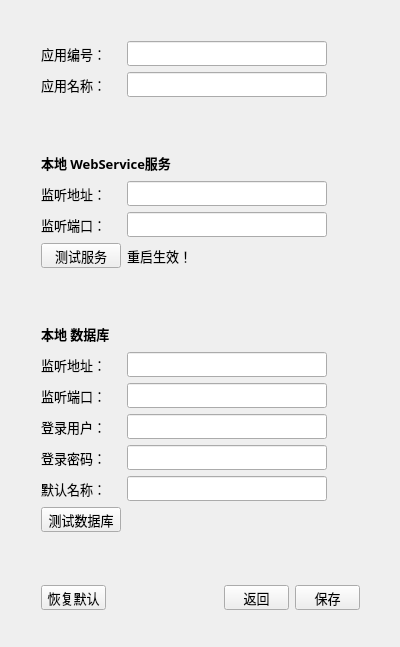
<?xml version="1.0" encoding="UTF-8"?>
<ui version="4.0">
 <class>DTSPageSysConfig</class>
 <widget class="QWidget" name="DTSPageSysConfig">
  <property name="windowModality">
   <enum>Qt::ApplicationModal</enum>
  </property>
  <property name="geometry">
   <rect>
    <x>0</x>
    <y>0</y>
    <width>400</width>
    <height>647</height>
   </rect>
  </property>
  <property name="minimumSize">
   <size>
    <width>400</width>
    <height>647</height>
   </size>
  </property>
  <property name="maximumSize">
   <size>
    <width>400</width>
    <height>647</height>
   </size>
  </property>
  <property name="font">
   <font>
    <family>微软雅黑</family>
    <pointsize>10</pointsize>
   </font>
  </property>
  <property name="windowTitle">
   <string>系统参数配置</string>
  </property>
  <widget class="QWidget" name="layoutWidget">
   <property name="geometry">
    <rect>
     <x>30</x>
     <y>30</y>
     <width>341</width>
     <height>591</height>
    </rect>
   </property>
   <layout class="QVBoxLayout" name="verticalLayout">
    <item>
     <layout class="QGridLayout" name="gridLayout">
      <item row="14" column="0">
       <widget class="QPushButton" name="m_pbTestDB">
        <property name="minimumSize">
         <size>
          <width>80</width>
          <height>25</height>
         </size>
        </property>
        <property name="maximumSize">
         <size>
          <width>80</width>
          <height>25</height>
         </size>
        </property>
        <property name="text">
         <string>测试数据库</string>
        </property>
       </widget>
      </item>
      <item row="9" column="2" rowspan="5">
       <widget class="QLabel" name="m_lblCheckDB">
        <property name="minimumSize">
         <size>
          <width>32</width>
          <height>32</height>
         </size>
        </property>
        <property name="maximumSize">
         <size>
          <width>32</width>
          <height>32</height>
         </size>
        </property>
        <property name="text">
         <string/>
        </property>
        <property name="scaledContents">
         <bool>true</bool>
        </property>
       </widget>
      </item>
      <item row="12" column="1">
       <widget class="QLineEdit" name="m_leDBPass">
        <property name="minimumSize">
         <size>
          <width>200</width>
          <height>25</height>
         </size>
        </property>
        <property name="maximumSize">
         <size>
          <width>200</width>
          <height>25</height>
         </size>
        </property>
       </widget>
      </item>
      <item row="12" column="0">
       <widget class="QLabel" name="m_lblDBPass">
        <property name="minimumSize">
         <size>
          <width>65</width>
          <height>25</height>
         </size>
        </property>
        <property name="maximumSize">
         <size>
          <width>65</width>
          <height>25</height>
         </size>
        </property>
        <property name="text">
         <string>登录密码：</string>
        </property>
       </widget>
      </item>
      <item row="10" column="1">
       <widget class="QLineEdit" name="m_leDBPort">
        <property name="minimumSize">
         <size>
          <width>200</width>
          <height>25</height>
         </size>
        </property>
        <property name="maximumSize">
         <size>
          <width>200</width>
          <height>25</height>
         </size>
        </property>
       </widget>
      </item>
      <item row="11" column="1">
       <widget class="QLineEdit" name="m_leDBUser">
        <property name="minimumSize">
         <size>
          <width>200</width>
          <height>25</height>
         </size>
        </property>
        <property name="maximumSize">
         <size>
          <width>200</width>
          <height>25</height>
         </size>
        </property>
       </widget>
      </item>
      <item row="4" column="2" rowspan="2">
       <widget class="QLabel" name="m_lblCheckWS">
        <property name="minimumSize">
         <size>
          <width>32</width>
          <height>32</height>
         </size>
        </property>
        <property name="maximumSize">
         <size>
          <width>32</width>
          <height>32</height>
         </size>
        </property>
        <property name="text">
         <string/>
        </property>
        <property name="scaledContents">
         <bool>true</bool>
        </property>
       </widget>
      </item>
      <item row="13" column="0">
       <widget class="QLabel" name="m_lblDBName">
        <property name="minimumSize">
         <size>
          <width>65</width>
          <height>25</height>
         </size>
        </property>
        <property name="maximumSize">
         <size>
          <width>65</width>
          <height>25</height>
         </size>
        </property>
        <property name="text">
         <string>默认名称：</string>
        </property>
       </widget>
      </item>
      <item row="15" column="0">
       <spacer name="verticalSpacer3">
        <property name="orientation">
         <enum>Qt::Vertical</enum>
        </property>
        <property name="sizeHint" stdset="0">
         <size>
          <width>20</width>
          <height>40</height>
         </size>
        </property>
       </spacer>
      </item>
      <item row="13" column="1">
       <widget class="QLineEdit" name="m_leDBName">
        <property name="minimumSize">
         <size>
          <width>200</width>
          <height>25</height>
         </size>
        </property>
        <property name="maximumSize">
         <size>
          <width>200</width>
          <height>25</height>
         </size>
        </property>
       </widget>
      </item>
      <item row="9" column="1">
       <widget class="QLineEdit" name="m_leDBAddr">
        <property name="minimumSize">
         <size>
          <width>200</width>
          <height>25</height>
         </size>
        </property>
        <property name="maximumSize">
         <size>
          <width>200</width>
          <height>25</height>
         </size>
        </property>
       </widget>
      </item>
      <item row="0" column="2" rowspan="2">
       <widget class="QLabel" name="m_lblCheckApp">
        <property name="minimumSize">
         <size>
          <width>32</width>
          <height>32</height>
         </size>
        </property>
        <property name="maximumSize">
         <size>
          <width>32</width>
          <height>32</height>
         </size>
        </property>
        <property name="text">
         <string/>
        </property>
        <property name="scaledContents">
         <bool>true</bool>
        </property>
       </widget>
      </item>
      <item row="2" column="0">
       <spacer name="verticalSpacer1">
        <property name="orientation">
         <enum>Qt::Vertical</enum>
        </property>
        <property name="sizeHint" stdset="0">
         <size>
          <width>20</width>
          <height>40</height>
         </size>
        </property>
       </spacer>
      </item>
      <item row="7" column="0">
       <spacer name="verticalSpacer2">
        <property name="orientation">
         <enum>Qt::Vertical</enum>
        </property>
        <property name="sizeHint" stdset="0">
         <size>
          <width>20</width>
          <height>40</height>
         </size>
        </property>
       </spacer>
      </item>
      <item row="0" column="1">
       <widget class="QLineEdit" name="m_leAppID">
        <property name="minimumSize">
         <size>
          <width>200</width>
          <height>25</height>
         </size>
        </property>
        <property name="maximumSize">
         <size>
          <width>200</width>
          <height>25</height>
         </size>
        </property>
       </widget>
      </item>
      <item row="1" column="1">
       <widget class="QLineEdit" name="m_leAppName">
        <property name="minimumSize">
         <size>
          <width>200</width>
          <height>25</height>
         </size>
        </property>
        <property name="maximumSize">
         <size>
          <width>200</width>
          <height>25</height>
         </size>
        </property>
       </widget>
      </item>
      <item row="4" column="0">
       <widget class="QLabel" name="m_lblWSAddr">
        <property name="minimumSize">
         <size>
          <width>65</width>
          <height>25</height>
         </size>
        </property>
        <property name="maximumSize">
         <size>
          <width>65</width>
          <height>25</height>
         </size>
        </property>
        <property name="text">
         <string>监听地址：</string>
        </property>
       </widget>
      </item>
      <item row="0" column="0">
       <widget class="QLabel" name="m_lblAppID">
        <property name="minimumSize">
         <size>
          <width>65</width>
          <height>25</height>
         </size>
        </property>
        <property name="maximumSize">
         <size>
          <width>65</width>
          <height>25</height>
         </size>
        </property>
        <property name="text">
         <string>应用编号：</string>
        </property>
       </widget>
      </item>
      <item row="11" column="0">
       <widget class="QLabel" name="m_lblDBUser">
        <property name="minimumSize">
         <size>
          <width>65</width>
          <height>25</height>
         </size>
        </property>
        <property name="maximumSize">
         <size>
          <width>65</width>
          <height>25</height>
         </size>
        </property>
        <property name="text">
         <string>登录用户：</string>
        </property>
       </widget>
      </item>
      <item row="1" column="0">
       <widget class="QLabel" name="m_lblAppName">
        <property name="minimumSize">
         <size>
          <width>65</width>
          <height>25</height>
         </size>
        </property>
        <property name="maximumSize">
         <size>
          <width>65</width>
          <height>25</height>
         </size>
        </property>
        <property name="text">
         <string>应用名称：</string>
        </property>
       </widget>
      </item>
      <item row="5" column="1">
       <widget class="QLineEdit" name="m_leWSPort">
        <property name="minimumSize">
         <size>
          <width>200</width>
          <height>25</height>
         </size>
        </property>
        <property name="maximumSize">
         <size>
          <width>200</width>
          <height>25</height>
         </size>
        </property>
       </widget>
      </item>
      <item row="8" column="0" colspan="2">
       <widget class="QLabel" name="m_lblDB">
        <property name="minimumSize">
         <size>
          <width>0</width>
          <height>25</height>
         </size>
        </property>
        <property name="maximumSize">
         <size>
          <width>16777215</width>
          <height>25</height>
         </size>
        </property>
        <property name="font">
         <font>
          <weight>75</weight>
          <bold>true</bold>
         </font>
        </property>
        <property name="text">
         <string>本地 数据库</string>
        </property>
       </widget>
      </item>
      <item row="4" column="1">
       <widget class="QLineEdit" name="m_leWSAddr">
        <property name="minimumSize">
         <size>
          <width>200</width>
          <height>25</height>
         </size>
        </property>
        <property name="maximumSize">
         <size>
          <width>200</width>
          <height>25</height>
         </size>
        </property>
       </widget>
      </item>
      <item row="5" column="0">
       <widget class="QLabel" name="m_lblWSPort">
        <property name="minimumSize">
         <size>
          <width>65</width>
          <height>25</height>
         </size>
        </property>
        <property name="maximumSize">
         <size>
          <width>65</width>
          <height>25</height>
         </size>
        </property>
        <property name="text">
         <string>监听端口：</string>
        </property>
       </widget>
      </item>
      <item row="9" column="0">
       <widget class="QLabel" name="m_lblDBAddr">
        <property name="minimumSize">
         <size>
          <width>65</width>
          <height>25</height>
         </size>
        </property>
        <property name="maximumSize">
         <size>
          <width>65</width>
          <height>25</height>
         </size>
        </property>
        <property name="text">
         <string>监听地址：</string>
        </property>
       </widget>
      </item>
      <item row="3" column="0" colspan="2">
       <widget class="QLabel" name="m_lblWS">
        <property name="minimumSize">
         <size>
          <width>0</width>
          <height>25</height>
         </size>
        </property>
        <property name="maximumSize">
         <size>
          <width>16777215</width>
          <height>25</height>
         </size>
        </property>
        <property name="font">
         <font>
          <weight>75</weight>
          <bold>true</bold>
         </font>
        </property>
        <property name="text">
         <string>本地 WebService服务</string>
        </property>
       </widget>
      </item>
      <item row="10" column="0">
       <widget class="QLabel" name="m_lblDBPort">
        <property name="minimumSize">
         <size>
          <width>65</width>
          <height>25</height>
         </size>
        </property>
        <property name="maximumSize">
         <size>
          <width>65</width>
          <height>25</height>
         </size>
        </property>
        <property name="text">
         <string>监听端口：</string>
        </property>
       </widget>
      </item>
      <item row="6" column="0">
       <widget class="QPushButton" name="m_pbTestWS">
        <property name="minimumSize">
         <size>
          <width>80</width>
          <height>25</height>
         </size>
        </property>
        <property name="maximumSize">
         <size>
          <width>80</width>
          <height>25</height>
         </size>
        </property>
        <property name="text">
         <string>测试服务</string>
        </property>
       </widget>
      </item>
      <item row="6" column="1">
       <widget class="QLabel" name="m_lblTipsWS">
        <property name="minimumSize">
         <size>
          <width>65</width>
          <height>25</height>
         </size>
        </property>
        <property name="maximumSize">
         <size>
          <width>65</width>
          <height>25</height>
         </size>
        </property>
        <property name="styleSheet">
         <string notr="true">color: &quot;red&quot;</string>
        </property>
        <property name="text">
         <string>重启生效！</string>
        </property>
        <property name="alignment">
         <set>Qt::AlignRight|Qt::AlignTrailing|Qt::AlignVCenter</set>
        </property>
       </widget>
      </item>
     </layout>
    </item>
    <item>
     <layout class="QHBoxLayout" name="horizontalLayout">
      <item>
       <widget class="QPushButton" name="m_pbUseDef">
        <property name="minimumSize">
         <size>
          <width>65</width>
          <height>25</height>
         </size>
        </property>
        <property name="maximumSize">
         <size>
          <width>65</width>
          <height>25</height>
         </size>
        </property>
        <property name="text">
         <string>恢复默认</string>
        </property>
       </widget>
      </item>
      <item>
       <spacer name="horizontalSpacer">
        <property name="orientation">
         <enum>Qt::Horizontal</enum>
        </property>
        <property name="sizeHint" stdset="0">
         <size>
          <width>40</width>
          <height>20</height>
         </size>
        </property>
       </spacer>
      </item>
      <item>
       <widget class="QPushButton" name="m_pbCancel">
        <property name="minimumSize">
         <size>
          <width>65</width>
          <height>25</height>
         </size>
        </property>
        <property name="maximumSize">
         <size>
          <width>65</width>
          <height>25</height>
         </size>
        </property>
        <property name="text">
         <string>返回</string>
        </property>
       </widget>
      </item>
      <item>
       <widget class="QPushButton" name="m_pbCreate">
        <property name="minimumSize">
         <size>
          <width>65</width>
          <height>25</height>
         </size>
        </property>
        <property name="maximumSize">
         <size>
          <width>65</width>
          <height>25</height>
         </size>
        </property>
        <property name="text">
         <string>保存</string>
        </property>
       </widget>
      </item>
     </layout>
    </item>
   </layout>
  </widget>
 </widget>
 <layoutdefault spacing="6" margin="11"/>
 <resources/>
 <connections/>
</ui>
